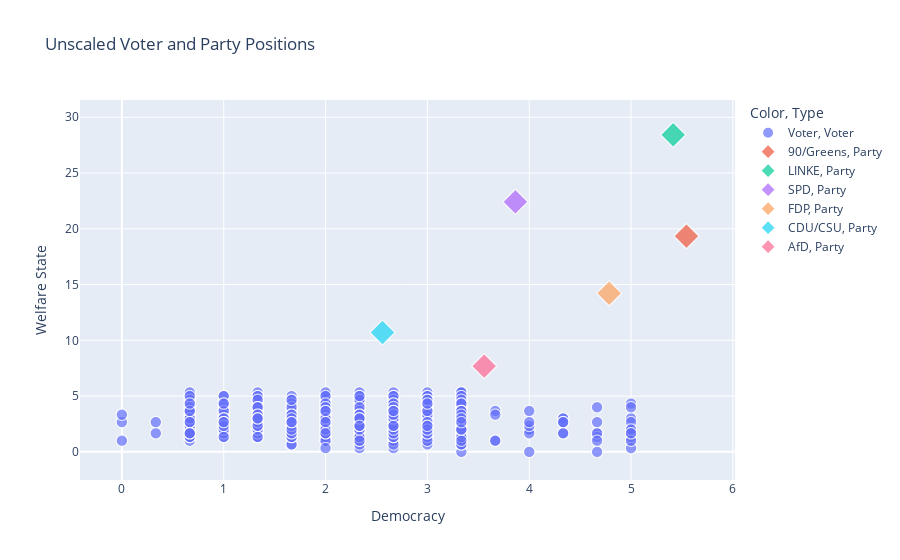

Notebook cell for this chart:
### Code cell
# Plot without scaling
fig = px.scatter(
    pd.concat([
        voter_scaled.assign(Type="Voter", Size=5, Color="Voter"),
        party_scaled.assign(Type="Party", Size=15, Color=party_scaled["Party_Name"])
    ]),
    x="Democracy",
    y="Welfare State",
    color="Color",
    symbol="Type",
    size="Size",
    title="Unscaled Voter and Party Positions"
)
fig.update_traces(textposition="top center")
fig.show()

### Figure 1 — Plotly figure (JSON) as saved in the notebook; plotly's stock layout.template omitted (floating-point values rounded to 4 significant figures; data arrays with more than 128 entries replaced by an {"elided": "..."} marker saying what was removed)
{"data": [{"hovertemplate": "Color=Voter<br>Type=Voter<br>Democracy=%{x}<br>Welfare State=%{y}<br>Size=%{marker.size}<extra></extra>", "legendgroup": "Voter, Voter", "marker": {"color": "#636efa", "size": {"elided": "2740 int values"}, "sizemode": "area", "sizeref": 0.0375, "symbol": "circle"}, "mode": "markers", "name": "Voter, Voter", "showlegend": true, "textposition": "top center", "type": "scattergl", "x": {"elided": "2740 float values"}, "xaxis": "x", "y": {"elided": "2740 float values"}, "yaxis": "y"}, {"hovertemplate": "Color=90/Greens<br>Type=Party<br>Democracy=%{x}<br>Welfare State=%{y}<br>Size=%{marker.size}<extra></extra>", "legendgroup": "90/Greens, Party", "marker": {"color": "#EF553B", "size": [15], "sizemode": "area", "sizeref": 0.0375, "symbol": "diamond"}, "mode": "markers", "name": "90/Greens, Party", "showlegend": true, "textposition": "top center", "type": "scattergl", "x": [5.544], "xaxis": "x", "y": [19.34], "yaxis": "y"}, {"hovertemplate": "Color=LINKE<br>Type=Party<br>Democracy=%{x}<br>Welfare State=%{y}<br>Size=%{marker.size}<extra></extra>", "legendgroup": "LINKE, Party", "marker": {"color": "#00cc96", "size": [15], "sizemode": "area", "sizeref": 0.0375, "symbol": "diamond"}, "mode": "markers", "name": "LINKE, Party", "showlegend": true, "textposition": "top center", "type": "scattergl", "x": [5.414], "xaxis": "x", "y": [28.43], "yaxis": "y"}, {"hovertemplate": "Color=SPD<br>Type=Party<br>Democracy=%{x}<br>Welfare State=%{y}<br>Size=%{marker.size}<extra></extra>", "legendgroup": "SPD, Party", "marker": {"color": "#ab63fa", "size": [15], "sizemode": "area", "sizeref": 0.0375, "symbol": "diamond"}, "mode": "markers", "name": "SPD, Party", "showlegend": true, "textposition": "top center", "type": "scattergl", "x": [3.864], "xaxis": "x", "y": [22.41], "yaxis": "y"}, {"hovertemplate": "Color=FDP<br>Type=Party<br>Democracy=%{x}<br>Welfare State=%{y}<br>Size=%{marker.size}<extra></extra>", "legendgroup": "FDP, Party", "marker": {"color": "#FFA15A", "size": [15], "sizemode": "area", "sizeref": 0.0375, "symbol": "diamond"}, "mode": "markers", "name": "FDP, Party", "showlegend": true, "textposition": "top center", "type": "scattergl", "x": [4.785], "xaxis": "x", "y": [14.22], "yaxis": "y"}, {"hovertemplate": "Color=CDU/CSU<br>Type=Party<br>Democracy=%{x}<br>Welfare State=%{y}<br>Size=%{marker.size}<extra></extra>", "legendgroup": "CDU/CSU, Party", "marker": {"color": "#19d3f3", "size": [15], "sizemode": "area", "sizeref": 0.0375, "symbol": "diamond"}, "mode": "markers", "name": "CDU/CSU, Party", "showlegend": true, "textposition": "top center", "type": "scattergl", "x": [2.559], "xaxis": "x", "y": [10.7], "yaxis": "y"}, {"hovertemplate": "Color=AfD<br>Type=Party<br>Democracy=%{x}<br>Welfare State=%{y}<br>Size=%{marker.size}<extra></extra>", "legendgroup": "AfD, Party", "marker": {"color": "#FF6692", "size": [15], "sizemode": "area", "sizeref": 0.0375, "symbol": "diamond"}, "mode": "markers", "name": "AfD, Party", "showlegend": true, "textposition": "top center", "type": "scattergl", "x": [3.558], "xaxis": "x", "y": [7.687], "yaxis": "y"}], "layout": {"legend": {"itemsizing": "constant", "title": {"text": "Color, Type"}, "tracegroupgap": 0}, "title": {"text": "Unscaled Voter and Party Positions"}, "xaxis": {"anchor": "y", "domain": [0, 1], "title": {"text": "Democracy"}}, "yaxis": {"anchor": "x", "domain": [0, 1], "title": {"text": "Welfare State"}}}}
